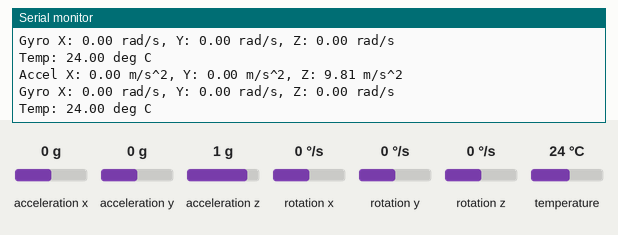
Simulated run of this sketch. Board: Arduino Uno, built with avr-gcc and run on an emulated ATmega328P. On the bench: the last lines printed to the serial monitor. The inputs (shaded band) are chosen by the test bench; at power-on: acceleration x 0 g, acceleration y 0 g, acceleration z 1 g, rotation x 0 °/s, rotation y 0 °/s, rotation z 0 °/s, temperature 24 °C.

Above: at 1.3 s.
1.4 s: acceleration x set to -1.4 g
At 1.94 s:
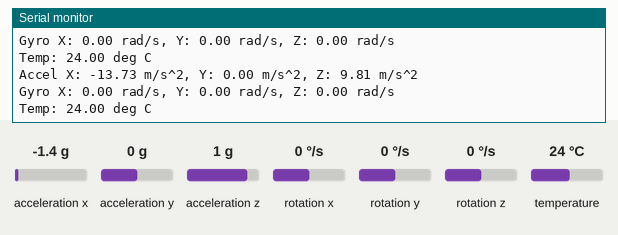
2.9 s: acceleration y set to -1.4 g
At 3.46 s:
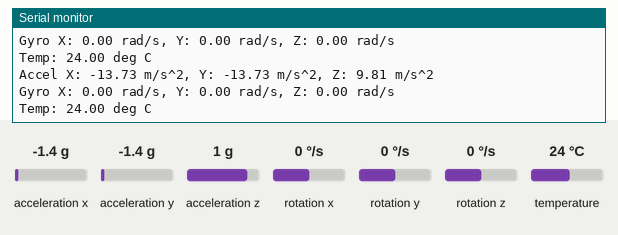
4.4 s: acceleration z set to -1.4 g
At 4.98 s:
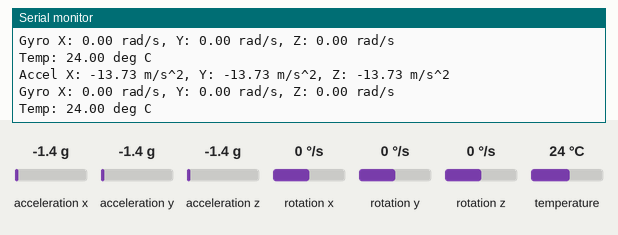
5.9 s: rotation x set to -192 °/s
At 6.51 s:
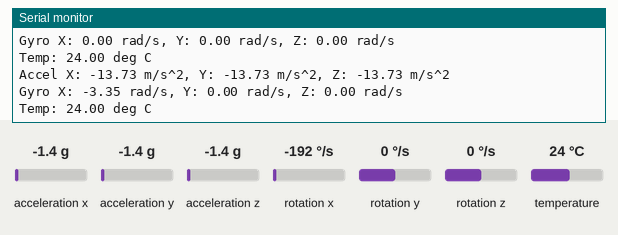
7.4 s: rotation y set to -192 °/s
At 8.03 s:
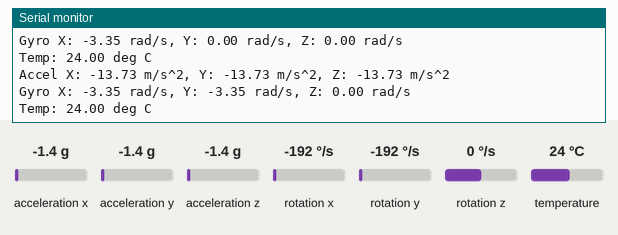

Measured:
- after the input at 1.4 s, the serial monitor: prints a new line after 0.22 s (image 1)
- after the input at 2.9 s, the serial monitor: prints a new line after 0.25 s (image 2)
- after the input at 4.4 s, the serial monitor: prints a new line after 0.27 s (image 3)
- after the input at 5.9 s, the serial monitor: prints a new line after 0.30 s (image 4)
- after the input at 7.4 s, the serial monitor: prints a new line after 0.32 s (image 5)

The sketch:

MPU6050.ino
```cpp
#include <Adafruit_MPU6050.h>
#include <Adafruit_Sensor.h>
#include <Wire.h>


Adafruit_MPU6050 mpu;

void setup() {
    Serial.begin(115200);
    while (!Serial);


    if (!mpu.begin()) {
        Serial.println("Failed to find MPU6050 chip");
        while (1) {
            delay(10);
        }
    }
    Serial.println("MPU6050 Found!");

    mpu.setAccelerometerRange(MPU6050_RANGE_8_G);
    mpu.setGyroRange(MPU6050_RANGE_500_DEG);
    mpu.setFilterBandwidth(MPU6050_BAND_21_HZ);

    Serial.println("MPU6050 Initialized");
    delay(100);
}

void loop() {
    sensors_event_t a, g, temp;
    mpu.getEvent(&a, &g, &temp);


    Serial.print("Accel X: "); Serial.print(a.acceleration.x); Serial.print(" m/s^2, ");
    Serial.print("Y: "); Serial.print(a.acceleration.y); Serial.print(" m/s^2, ");
    Serial.print("Z: "); Serial.print(a.acceleration.z); Serial.println(" m/s^2");


    Serial.print("Gyro X: "); Serial.print(g.gyro.x); Serial.print(" rad/s, ");
    Serial.print("Y: "); Serial.print(g.gyro.y); Serial.print(" rad/s, ");
    Serial.print("Z: "); Serial.print(g.gyro.z); Serial.println(" rad/s");


    Serial.print("Temp: "); Serial.print(temp.temperature); Serial.println(" deg C");

    Serial.println("");
    delay(500);
}
```
